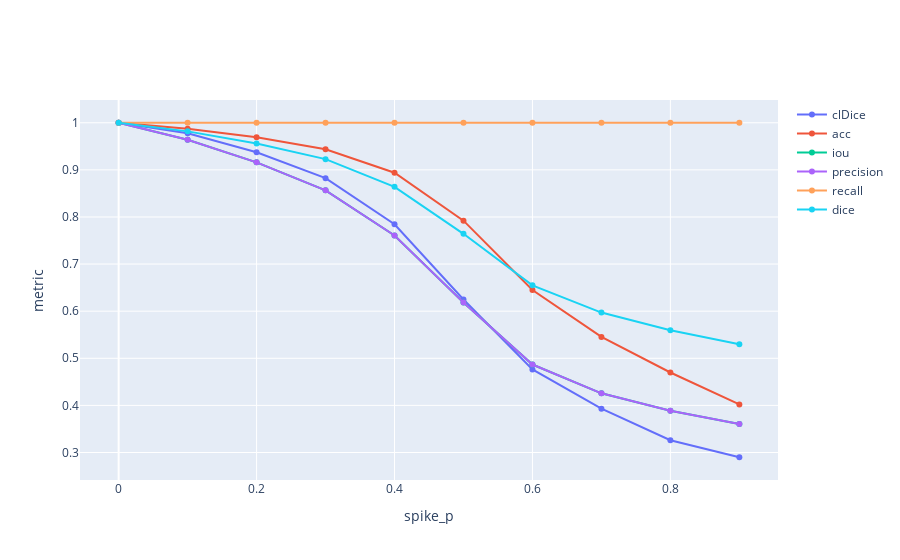

The notebook cell this image was saved under:
### Code cell
metrics_dict = {}
metrics_dict["cldice"] = []
metrics_dict["acc"] = []
metrics_dict["iou"] = []
metrics_dict["prec"] = []
metrics_dict["rec"] = []
metrics_dict["dice"] = []

for s in np.arange(0, 1, 0.1):
    img_noise = create_noisy_img(img, s, 0, 0, 0, 0)
    img_noise_bin = np.where(img_noise == True, 1, 0)
    img_tensor = torch.from_numpy(img)
    img_nois_tensor = torch.from_numpy(img_noise_bin)
    metrics = run_all_metrics(img_nois_tensor, img_tensor)
    metrics_dict['cldice'].append(metrics["clDice"])
    metrics_dict["acc"].append(metrics["confusionMatrixMetrics"][0])
    metrics_dict["iou"].append(metrics["confusionMatrixMetrics"][1])
    metrics_dict["prec"].append(metrics["confusionMatrixMetrics"][2])
    metrics_dict["rec"].append(metrics["confusionMatrixMetrics"][3])
    metrics_dict["dice"].append(metrics["confusionMatrixMetrics"][4])

fig = go.Figure()
fig.add_trace(go.Scatter(x=np.arange(0,1,0.1), y=metrics_dict["cldice"], mode='lines+markers', name="clDice"))
fig.add_trace(go.Scatter(x=np.arange(0,1,0.1), y=metrics_dict["acc"], mode='lines+markers', name="acc"))
fig.add_trace(go.Scatter(x=np.arange(0,1,0.1), y=metrics_dict["iou"], mode='lines+markers', name="iou"))
fig.add_trace(go.Scatter(x=np.arange(0,1,0.1), y=metrics_dict["prec"], mode='lines+markers', name="precision"))
fig.add_trace(go.Scatter(x=np.arange(0,1,0.1), y=metrics_dict["rec"], mode='lines+markers', name="recall"))
fig.add_trace(go.Scatter(x=np.arange(0,1,0.1), y=metrics_dict["dice"], mode='lines+markers', name="dice"))


fig.update_layout(
    xaxis_title='spike_p',
    yaxis_title='metric'
)

fig.show()

### Figure 1 — Plotly figure (JSON) as saved in the notebook; plotly's stock layout.template omitted (floating-point values rounded to 4 significant figures)
{"data": [{"mode": "lines+markers", "name": "clDice", "type": "scatter", "x": [0, 0.1, 0.2, 0.3, 0.4, 0.5, 0.6, 0.7, 0.8, 0.9], "y": [1, 0.9778, 0.9373, 0.8823, 0.7845, 0.6248, 0.4764, 0.393, 0.3261, 0.2899]}, {"mode": "lines+markers", "name": "acc", "type": "scatter", "x": [0, 0.1, 0.2, 0.3, 0.4, 0.5, 0.6, 0.7, 0.8, 0.9], "y": [1, 0.9874, 0.9691, 0.9436, 0.894, 0.7922, 0.6449, 0.5454, 0.4699, 0.4021]}, {"mode": "lines+markers", "name": "iou", "type": "scatter", "x": [0, 0.1, 0.2, 0.3, 0.4, 0.5, 0.6, 0.7, 0.8, 0.9], "y": [1, 0.9641, 0.9159, 0.8566, 0.7606, 0.6184, 0.4868, 0.4256, 0.3885, 0.3604]}, {"mode": "lines+markers", "name": "precision", "type": "scatter", "x": [0, 0.1, 0.2, 0.3, 0.4, 0.5, 0.6, 0.7, 0.8, 0.9], "y": [1, 0.9641, 0.9159, 0.8566, 0.7606, 0.6184, 0.4868, 0.4256, 0.3885, 0.3604]}, {"mode": "lines+markers", "name": "recall", "type": "scatter", "x": [0, 0.1, 0.2, 0.3, 0.4, 0.5, 0.6, 0.7, 0.8, 0.9], "y": [1, 1, 1, 1, 1, 1, 1, 1, 1, 1]}, {"mode": "lines+markers", "name": "dice", "type": "scatter", "x": [0, 0.1, 0.2, 0.3, 0.4, 0.5, 0.6, 0.7, 0.8, 0.9], "y": [1, 0.9817, 0.9561, 0.9228, 0.864, 0.7642, 0.6548, 0.5971, 0.5596, 0.5298]}], "layout": {"xaxis": {"title": {"text": "spike_p"}}, "yaxis": {"title": {"text": "metric"}}}}
